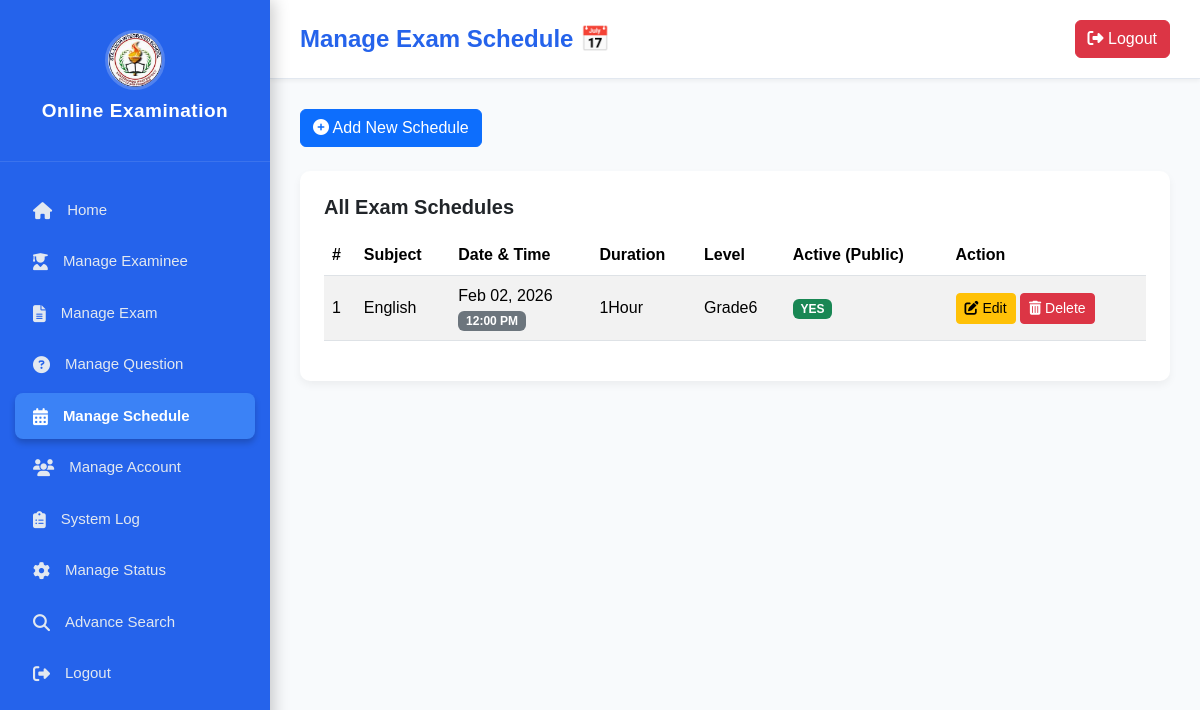
The page /admin/manage_schedule.php on the database its author committed.
### tables this page shows
CREATE TABLE `exam_schedule` (
  `id` int(11) NOT NULL,
  `subject` varchar(255) NOT NULL,
  `exam_date` date NOT NULL,
  `start_time` time NOT NULL,
  `duration` varchar(50) NOT NULL COMMENT 'e.g., 45 Minutes',
  `target_level` varchar(100) NOT NULL COMMENT 'e.g., Grade 10',
  `is_active` tinyint(1) NOT NULL DEFAULT 1 COMMENT '1=Show on public landing page, 0=Hidden',
  `created_at` timestamp NOT NULL DEFAULT current_timestamp(),
  `updated_at` timestamp NOT NULL DEFAULT current_timestamp() ON UPDATE current_timestamp()
);

### admin/manage_schedule.php (the view, shortened to what this page needs)
<?php
include(__DIR__ . '/../includes/config.php');
$page_title = "Manage Exam Schedule";
try {
    $sql_schedule = "SELECT * FROM exam_schedule ORDER BY exam_date ASC, start_time ASC";
    $schedules = $dbh->query($sql_schedule)->fetchAll(PDO::FETCH_ASSOC);
} catch (PDOException $e) {
    $schedules = [];
    $error_message = "Could not load schedules: " . htmlspecialchars($e->getMessage());
}
?>
<!DOCTYPE html>
<html lang="en">
<head>
<link href="https://cdn.jsdelivr.net/npm/bootstrap@5.3.3/dist/css/bootstrap.min.css" rel="stylesheet">
<link href="https://cdnjs.cloudflare.com/ajax/libs/font-awesome/6.5.0/css/all.min.css" rel="stylesheet">
</head>
<body>
<div class="sidebar">
    <div class="logo">
        <img src="../images/OIP (22).jpg" alt="School Logo" style="width: 60px; height: auto;">
        <h4>Online Examination</h4>
    </div>
    <ul>
        <li><a href="dashboard.php"><i class="fa fa-home"></i>Home</a></li>
        <li><a href="manage_examinee.php"><i class="fa fa-user-graduate"></i>Manage Examinee</a></li>
        <li><a href="manage_exam.php"><i class="fa fa-file-alt"></i>Manage Exam</a></li>
        <li><a href="manage_question.php"><i class="fa fa-question-circle"></i>Manage Question</a></li>
        <li class="active"><a href="manage_schedule.php"><i class="fa fa-calendar-alt"></i>Manage Schedule</a></li>
        <li><a href="manage_account.php"><i class="fa fa-users"></i>Manage Account</a></li>
        <li><a href="system_log.php"><i class="fa fa-clipboard-list"></i>System Log</a></li>
        <li><a href="manage_status.php"><i class="fa fa-cog"></i>Manage Status</a></li>
        <li><a href="advance_search.php"><i class="fa fa-search"></i>Advance Search</a></li>
        <li><a href="../logout.php"><i class="fa fa-sign-out-alt"></i>Logout</a></li>
    </ul>
</div>
<div class="main-content">
    <div class="header">
        <h3><?php echo $page_title; ?> 📅</h3>
        <a href="../logout.php" class="btn btn-danger"><i class="fa fa-sign-out-alt"></i> Logout</a>
    </div>
    <button class="btn btn-primary mb-4" data-bs-toggle="modal" data-bs-target="#scheduleModal" data-schedule-id="0">
        <i class="fa fa-plus-circle"></i> Add New Schedule
    </button>
    <div class="activity-card p-4">
        <h5 class="fw-bold mb-3">All Exam Schedules</h5>
        <div class="table-responsive">
            <table class="table table-striped table-hover align-middle">
                <thead class="bg-dark text-white">
                    <tr>
                        <th>#</th>
                        <th>Subject</th>
                        <th>Date & Time</th>
                        <th>Duration</th>
                        <th>Level</th>
                        <th>Active (Public)</th>
                        <th>Action</th>
                    </tr>
                </thead>
                <tbody>
                    <?php if (count($schedules) > 0): ?>
                        <?php foreach ($schedules as $index => $sch): ?>
                            <tr>
                                <td><?php echo $index + 1; ?></td>
                                <td><?php echo htmlspecialchars($sch['subject']); ?></td>
                                <td>
                                    <?php echo date("M d, Y", strtotime($sch['exam_date'])); ?><br>
                                    <span class="badge bg-secondary"><?php echo date("h:i A", strtotime($sch['start_time'])); ?></span>
                                </td>
                                <td><?php echo htmlspecialchars($sch['duration']); ?></td>
                                <td><?php echo htmlspecialchars($sch['target_level']); ?></td>
                                <td>
                                    <span class="badge bg-<?php echo $sch['is_active'] ? 'success' : 'danger'; ?>">
                                        <?php echo $sch['is_active'] ? 'YES' : 'NO'; ?>
                                    </span>
                                </td>
                                <td>
                                    <button class="btn btn-sm btn-warning edit-schedule-btn"
                                        data-bs-toggle="modal"
                                        data-bs-target="#scheduleModal"
                                        data-schedule-id="<?php echo $sch['id']; ?>"
                                        data-subject="<?php echo htmlspecialchars($sch['subject']); ?>"
                                        data-date="<?php echo htmlspecialchars($sch['exam_date']); ?>"
                                        data-time="<?php echo htmlspecialchars($sch['start_time']); ?>"
                                        data-duration="<?php echo htmlspecialchars($sch['duration']); ?>"
                                        data-level="<?php echo htmlspecialchars($sch['target_level']); ?>"
                                        data-active="<?php echo $sch['is_active']; ?>"
                                        >
                                        <i class="fa fa-edit"></i> Edit
                                    </button>
                                    <a href="?delete_id=<?php echo $sch['id']; ?>" onclick="return confirm('Are you sure you want to delete this schedule? This action cannot be undone.')" class="btn btn-sm btn-danger">
                                        <i class="fa fa-trash-alt"></i> Delete
                                    </a>
                                </td>
                            </tr>
                        <?php endforeach; ?>
                    <?php else: ?>
                          <tr><td colspan="7" class="text-center p-4 text-muted">No exam schedules created yet.</td></tr>
                    <?php endif; ?>
                </tbody>
            </table>
        </div>
    </div>
</div>
</body>
</html>

### admin/manage_schedule.php (style rules this page uses)
:root { --primary-color: #3b82f6; --secondary-color: #14b8a6; --blue-sidebar: #2563eb; --link-hover-bg: rgba(255, 255, 255, 0.15); }
body { font-family: 'Poppins', sans-serif; background-color: #f8fafc; margin: 0; }
.sidebar { width: 270px; height: 100vh; background-color: var(--blue-sidebar); color: white; position: fixed; top: 0; left: 0; box-shadow: 4px 0 15px rgba(0, 0, 0, 0.2); }
.main-content { margin-left: 270px; padding: 30px; }
.sidebar .logo { text-align: center; padding: 30px 15px; border-bottom: 1px solid rgba(255, 255, 255, 0.1); }
.sidebar .logo img { width: 90px; height: 90px; border-radius: 50%; margin-bottom: 10px; object-fit: cover; border: 3px solid rgba(255,255,255,0.2); }
.sidebar h4 { font-weight: 700; font-size: 19px; color: #fff; letter-spacing: 0.5px; }
.sidebar ul { list-style: none; padding: 20px 0; margin: 0; }
.sidebar ul li { margin: 5px 15px; }
.sidebar ul li a { display: flex; align-items: center; padding: 12px 18px; color: #e2e8f0; text-decoration: none; border-radius: 8px; transition: 0.3s ease; font-size: 15px; border-left: 0px solid transparent; }
.sidebar ul li a i { margin-right: 15px; font-size: 17px; }
.sidebar ul li.active a { background-color: var(--primary-color); color: #fff; box-shadow: 0 4px 6px rgba(0,0,0,0.2); font-weight: 600; }
.header { background: white; padding: 20px 30px; margin: -30px -30px 30px -30px; border-bottom: 1px solid #e2e8f0; display: flex; justify-content: space-between; align-items: center; box-shadow: 0 2px 4px rgba(0, 0, 0, 0.05); }
.header h3 { font-weight: 700; color: var(--blue-sidebar); margin: 0; font-size: 24px; }
.activity-card { background: white; border-radius: 10px; box-shadow: 0 4px 8px rgba(0,0,0,0.05); padding: 20px; }
.table thead { background-color: var(--blue-sidebar); color: white; }
.table th, .table td { vertical-align: middle; }

### rows shown on the page
exam_schedule: subject "English", exam_date "Feb 02, 2026", start_time "12:00 PM", duration "1Hour", target_level "Grade6", is_active "YES"

### other values the page prints
$page_title "Manage Exam Schedule"
